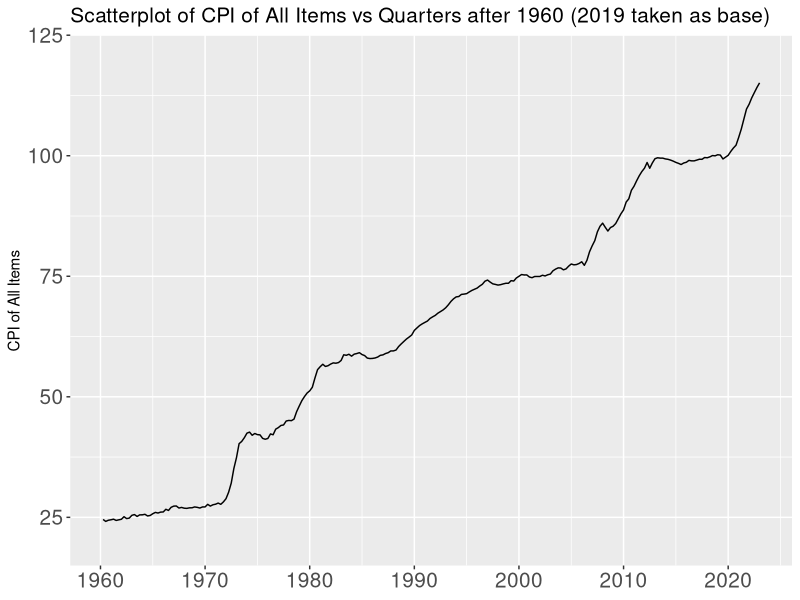
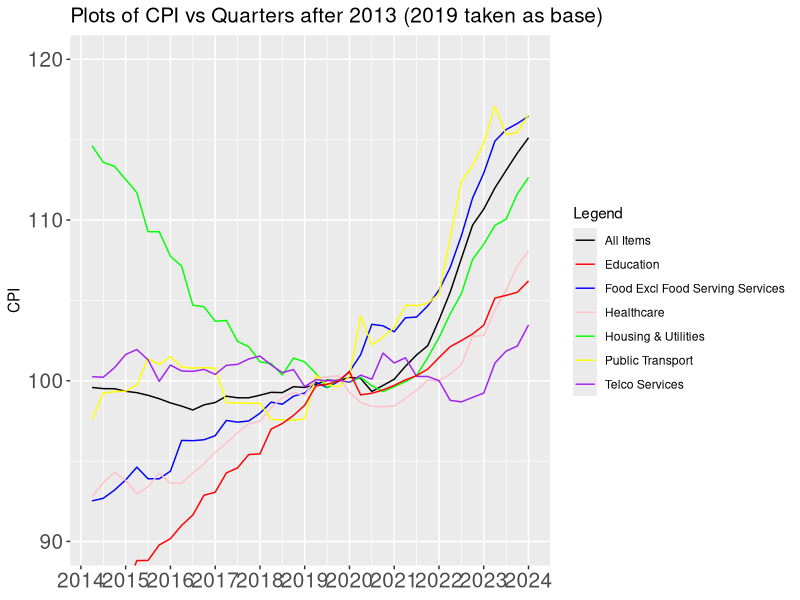
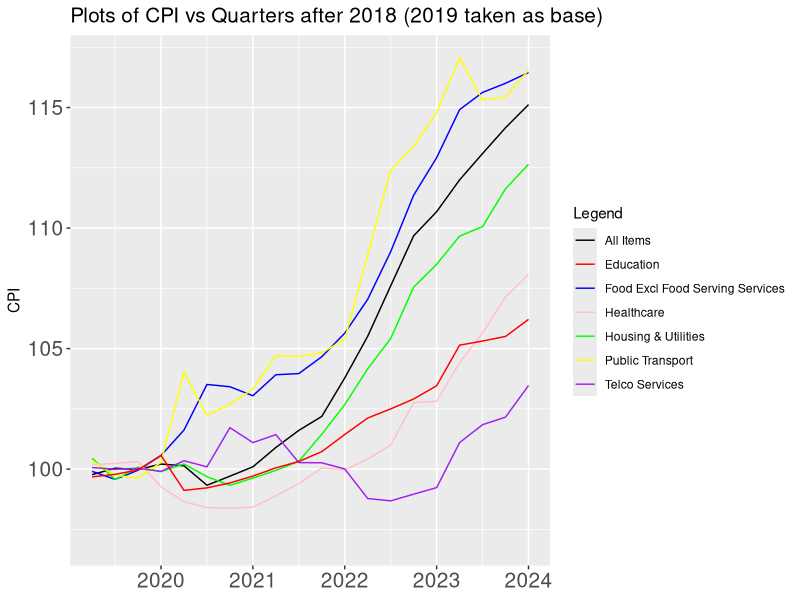
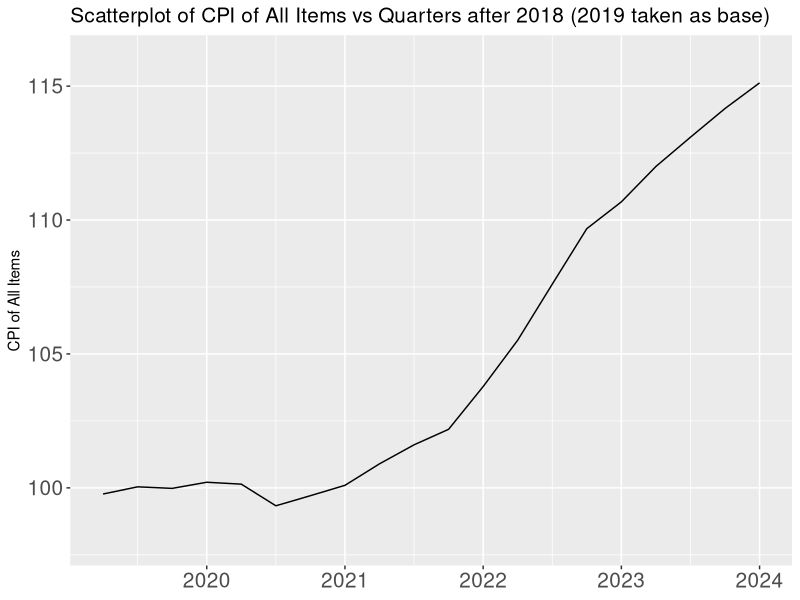

Recreate these plots in R, in order.
library(ggplot2)
setwd("/home/marcus/repos/cpi-singapore")
data <- read.csv("ConsumerPriceIndexCPI2019AsBaseYearQuarterly.csv")
#data for CPI of All Items from 1961 to 2023
genData <- as.data.frame(t(data[1, 2:253]))
genData
i = 252
add <- c()
while (i>0) {
  add <- append(add, i)
  i <- i - 1
}
genData$QuartersAfter <- add
colnames(genData)[1] <- 'AllItems'
genData$AllItems <- as.numeric(genData$AllItems)
p1961 <- ggplot(data = genData, mapping = aes (x=QuartersAfter, y=AllItems)) + geom_line() + labs(title='Scatterplot of CPI of All Items vs Quarters after 1960 (2019 taken as base)', x=NULL, y='CPI of All Items') + coord_cartesian(ylim=c(20,120)) + theme(axis.text.x=element_text(size=15), axis.text.y=element_text(size=15), plot.title=element_text(size=15)) +
         scale_x_continuous(breaks=c(0,40,80,120,160,200,240), labels=c("1960", "1970", "1980", "1990", "2000", "2010", "2020"))
print(p1961)

#data for CPI from 2014 to 2023
data2014 <- as.data.frame(t(data[c(1,3,67,84,103,113,130), 2:41]))
data2014
i = 40
add2014 <- c()
while (i>0) {
  add2014 <- append(add2014, i)
  i <- i - 1
}
add2014
data2014$QuartersAfter <- add2014
colnames(data2014)[1] <- 'AllItems'
data2014$AllItems <- as.numeric(data2014$AllItems)
colnames(data2014)[2] <- 'FoodExclServices'
data2014$FoodExclServices <- as.numeric(data2014$FoodExclServices)
colnames(data2014)[3] <- 'HousingUtilities'
data2014$HousingUtilities <- as.numeric(data2014$HousingUtilities)
colnames(data2014)[4] <- 'Healthcare'
data2014$Healthcare <- as.numeric(data2014$Healthcare)
colnames(data2014)[5] <- 'PublicTransport'
data2014$PublicTransport <- as.numeric(data2014$PublicTransport)
colnames(data2014)[6] <- 'TelcoServices'
data2014$TelcoServices <- as.numeric(data2014$TelcoServices)
colnames(data2014)[7] <- 'Education'
data2014$Education <- as.numeric(data2014$Education)
data2014
p2014 <- ggplot(data = data2014, mapping = aes (x=QuartersAfter)) +
        geom_line(aes(y=AllItems, color='All Items')) +
        geom_line(aes(y=FoodExclServices, color='Food Excl Food Serving Services')) +
        geom_line(aes(y=HousingUtilities, color='Housing & Utilities')) +
        geom_line(aes(y=Healthcare, color='Healthcare')) +
        geom_line(aes(y=PublicTransport, color='Public Transport')) +
        geom_line(aes(y=TelcoServices, color='Telco Services')) +
        geom_line(aes(y=Education, color='Education')) +
        scale_color_manual(values=c("black", "red", "blue", "pink", "green", "yellow", "purple"), name='Legend') +
        labs(title='Plots of CPI vs Quarters after 2013 (2019 taken as base)', x=NULL, y='CPI') + coord_cartesian(ylim=c(90,120)) +
        theme(axis.text.x=element_text(size=15), axis.text.y=element_text(size=15), plot.title=element_text(size=15)) +
        scale_x_continuous(breaks=c(0,4,8,12,16,20,24,28,32,36,40), labels=c("2014", "2015", "2016", "2017", "2018", "2019", "2020", "2021", "2022", "2023", "2024"))
print(p2014)

#data for CPI from 2019 to 2023
data2019 <- NULL
data2019 <- data2014[1:20, 1:7]
data2019
i = 20
add2019 <- c()
while (i>0) {
  add2019 <- append(add2019, i)
  i <- i - 1
}
data2019$QuartersAfter <- add2019
data2019
p2019 <- ggplot(data = data2019, mapping = aes (x=QuartersAfter)) +
  geom_line(aes(y=AllItems, color='All Items')) +
  geom_line(aes(y=FoodExclServices, color='Food Excl Food Serving Services')) +
  geom_line(aes(y=HousingUtilities, color='Housing & Utilities')) +
  geom_line(aes(y=Healthcare, color='Healthcare')) +
  geom_line(aes(y=PublicTransport, color='Public Transport')) +
  geom_line(aes(y=TelcoServices, color='Telco Services')) +
  geom_line(aes(y=Education, color='Education')) +
  scale_color_manual(values=c("black", "red", "blue", "pink", "green", "yellow", "purple"), name='Legend') +
  labs(title='Plots of CPI vs Quarters after 2018 (2019 taken as base)', x=NULL, y='CPI') +
  coord_cartesian(ylim=c(97,117)) +
  theme(axis.text.x=element_text(size=15), axis.text.y=element_text(size=15), plot.title=element_text(size=15)) +
  scale_x_continuous(breaks=c(0,4,8,12,16,20), labels=c("2019", "2020", "2021", "2022", "2023", "2024"))
print(p2019)
pAll2019 <- ggplot(data = data2019, mapping = aes(x=QuartersAfter, y=AllItems)) + geom_line() + labs(title='Scatterplot of CPI of All Items vs Quarters after 2018 (2019 taken as base)', x=NULL, y='CPI of All Items') + coord_cartesian(ylim=c(98,116)) + theme(axis.text.x=element_text(size=15), axis.text.y=element_text(size=15), plot.title=element_text(size=15)) + scale_x_continuous(breaks=c(0,4,8,12,16,20), labels=c("2019", "2020", "2021", "2022", "2023", "2024"))
print(pAll2019)
